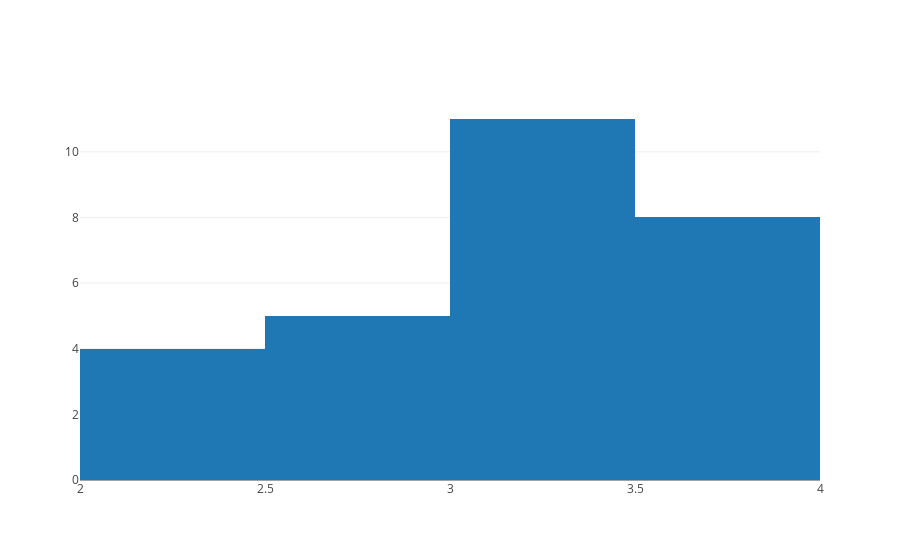

The notebook cell saved with this chart:
### Code cell
#Histograma usando plotly
import plotly 
import plotly.graph_objs as go
plotly.offline.init_notebook_mode(connected=True)

x = datos1['gpa']
data = [go.Histogram(x=x)]

plotly.offline.iplot(data, filename='histograma en plotly')

### Figure 1 — Plotly figure (JSON) as saved in the notebook; plotly's stock layout.template omitted (floating-point values rounded to 4 significant figures)
{"data": [{"type": "histogram", "x": [3.6, 3.6, 3.61, 2.38, 3.15, 3.17, 2.15, 3.86, 3.19, 3.66, 3.35, 3.17, 3.23, 3.36, 2.88, 2.8, 2.5, 3.46, 2.74, 3.07, 2.2, 2.39, 3.05, 3.55, 3.03, 3.61, 2.73, 3.54]}], "layout": {}}
